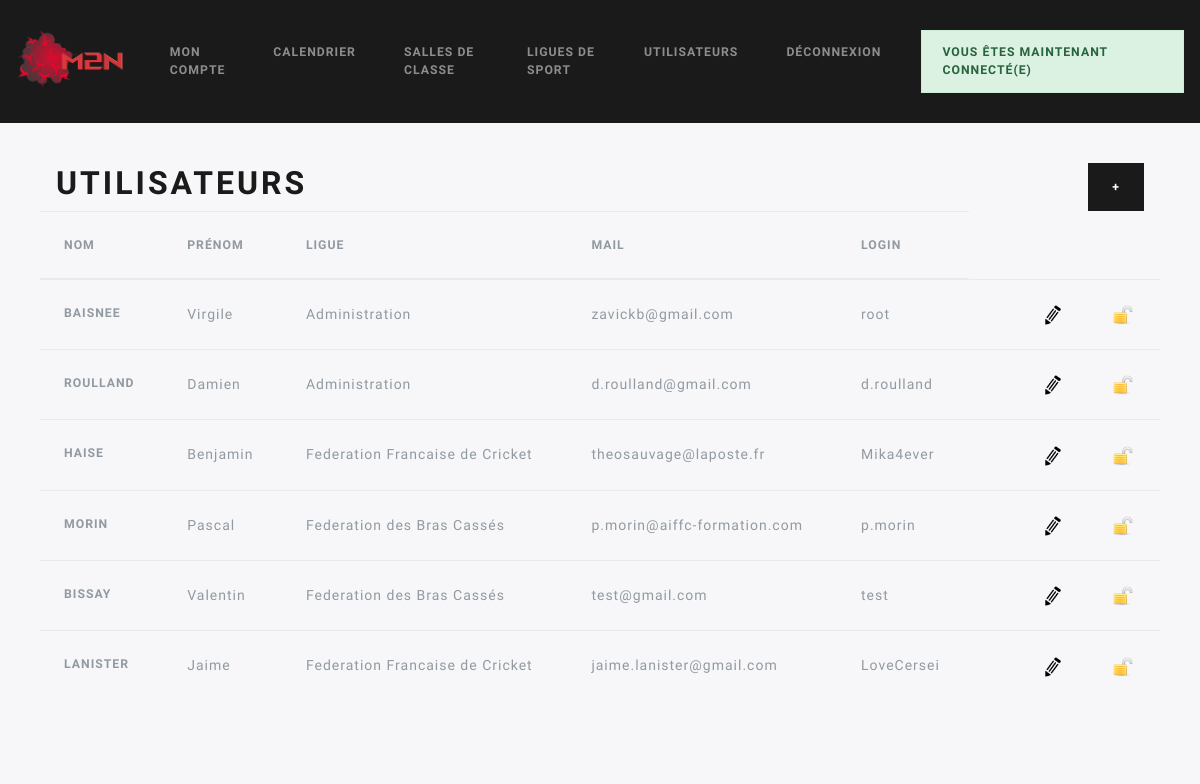
/index.php?action=affUsers (signed in), run on the app's committed database.
### tables this page shows
CREATE TABLE `users` (
  `id_user` int(11) NOT NULL,
  `nom_user` varchar(50) NOT NULL,
  `pnom_user` varchar(50) NOT NULL,
  `mail` varchar(50) NOT NULL,
  `tel` int(11) NOT NULL,
  `role` tinyint(1) NOT NULL,
  `login` varchar(32) NOT NULL,
  `mdp` varchar(16) NOT NULL,
  `id_ligue` int(11) NOT NULL,
  `bloque` tinyint(4) NOT NULL
);

### modeles/fonctions.php (called while the page is built, shortened)
<?php
function requete($sql){
	$cnx=mysqli_connect("localhost","root","root","ppe1");
	$res=mysqli_query($cnx,$sql);
	$tab=explode(" ", $sql);
	$action=$tab[0];
	if($action=="INSERT" AND $res==TRUE) {
		return mysqli_insert_id($cnx);
	}
	else {
		return $res;
	}
}
function render(string $vue, $parameters =[]){
    extract($parameters);
    require "vues/$vue.php";
}
function pages(string $pageName,array $parameters =[]){
    extract($parameters);
    render($pageName,$parameters);
}

### controleurs/affUsers.php (called while the page is built)
<?php
$pdo = get_pdo();
$req = $pdo->query("SELECT * FROM users");
$users = $req->fetchall();
pages('affUsers', ['title' => "M2L - Affichage des utilisateurs" , 'users' => $users, 'admin' => $admin]);

### modeles/users.php (called while the page is built, shortened)
<?php
function getUserLigue($id_user){
    $result=requete("SELECT nom_ligue FROM ligues WHERE id_ligue=(SELECT id_ligue FROM users where id_user=".$id_user.")" );
    $result=mysqli_fetch_assoc($result);
    return $result['nom_ligue'];
}
function isAdmin($role){
    if($role == '1'){
        $admin='TRUE'
    ;}
    else{
        $admin='FALSE'
    ;}
    return $admin;
}

### vues/affUsers.php (the view)
<div class="jumbotron">
<div class="d-flex flex-row align-items-center justify-content-between mx-sm-3">
    <h1>Utilisateurs</h1>
    <?php if($admin=='TRUE'){
        echo '<a href="index.php?action=addUSer" class="btn btn-primary"> + </a>';}?>
</div>
    <table class="table table-hover">
    <thead>
        <tr>
            <th scope="col">Nom</th>
            <th scope="col">Prénom</th>
            <th scope="col">Ligue </th>
            <th scope="col">Mail</th>
            <th scope="col">Login</th>
        </tr>
    </thead>
    <tbody>
        <?php foreach($users as $user):?>
                <tr class="<?php if($user['bloque']=='1'){echo 'table-primary';}?> ">
                <th scope="row"> <?= $user['nom_user'] ;?></th>
                <td><?= $user['pnom_user'];?></td>
                <td><?= getUserLigue($user['id_user']);?></td>
                <td><?= $user['mail'];?></td>
                <td><?= $user['login'];?></td>
                <td><?php if ($user['bloque']=='1'){echo '<span class="badge badge-danger">Bloqué</span>';};?></td>
        <?php if($admin=='TRUE'){
                echo '<td><a href="index.php?action=editUser&idUser='.$user['id_user'].'"><img src="Public/images/edit.png"/></a></td>';
                if($user['bloque']=='1'){
                    echo'<td><a href="index.php?action=debloquerUser&idUser='.$user['id_user'].'"><img src="Public/images/locked.png"/></a></td> ';
                }
                else{
                    echo'<td><a href="index.php?action=bloquerUser&idUser='.$user['id_user'].'"><img src="Public/images/unlocked.png"/></a></td>';}
              ;}
              else{ echo '';}?>
             </tr>
         <?php endforeach; ?>
    </tbody>
</div>

### Public/css/stylesheet.css (style rules this page uses)
body { background-color: #F7F7F9; }
td img { width:20px; height: 20px; }
.jumbotron { padding: 5vh; }

### data on the page
users: nom_user "BAISNEE", pnom_user "Virgile", id_user "Administration", mail "zavickb@gmail.com", login "root", bloque 0 (drawn)
users: nom_user "ROULLAND", pnom_user "Damien", id_user "Administration", mail "d.roulland@gmail.com", login "d.roulland", bloque 0 (drawn)
users: nom_user "HAISE", pnom_user "Benjamin", id_user "Federation Francaise de Cricket", mail "theosauvage@laposte.fr", login "Mika4ever", bloque 0 (drawn)
users: nom_user "MORIN", pnom_user "Pascal", id_user "Federation des Bras Cassés", mail "p.morin@aiffc-formation.com", login "p.morin", bloque 0 (drawn)
users: nom_user "BISSAY", pnom_user "Valentin", id_user "Federation des Bras Cassés", mail "test@gmail.com", login "test", bloque 0 (drawn)
users: nom_user "LANISTER", pnom_user "Jaime", id_user "Federation Francaise de Cricket", mail "jaime.lanister@gmail.com", login "LoveCersei", bloque 0 (drawn)

### other printed values
$message "VOUS ÊTES MAINTENANT CONNECTÉ(E)"
